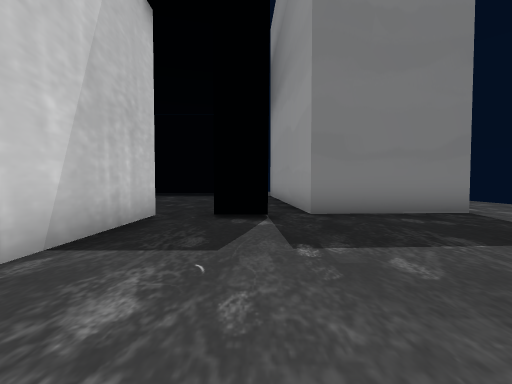
View 1 (above)

18 first-person views from a walk through a Unity game level. The camera is 1.3 m above the floor, tilts 2° down and sees 90° across. The floor is counted in squares, 2 m on a side. Each view is taken from the middle of a square. On the plan, view 1 faces up. The plan holds only what a view shows up to about 9 squares ahead; the rest is blank. The place goes on beyond the plan. The player is left out. Some animated figures are not drawn. Some surface patterns are stand-ins.

View 2
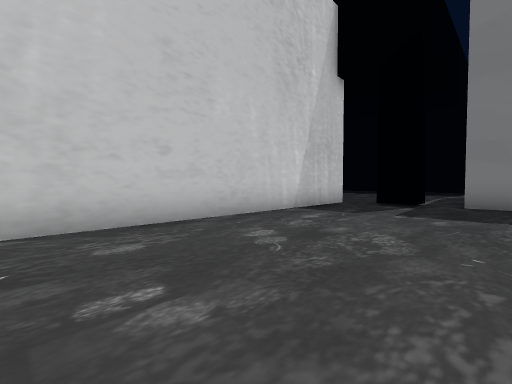

View 3
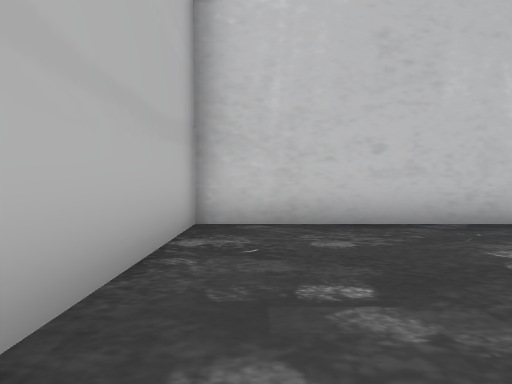

View 4
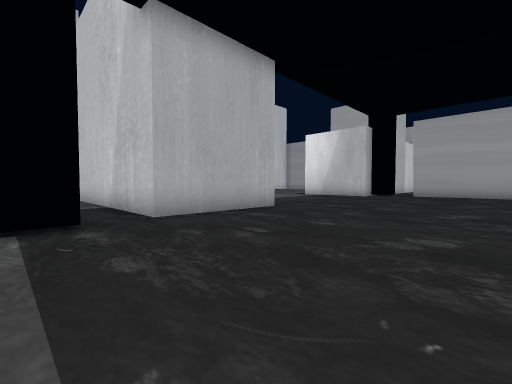

View 5
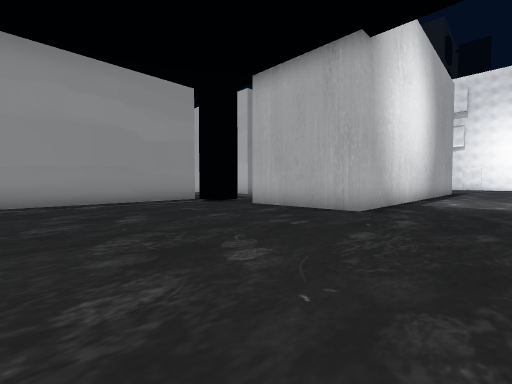

View 6
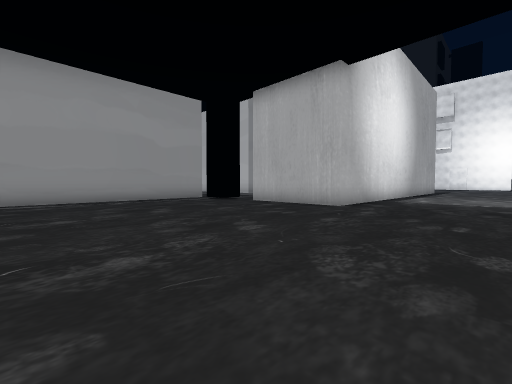

View 7
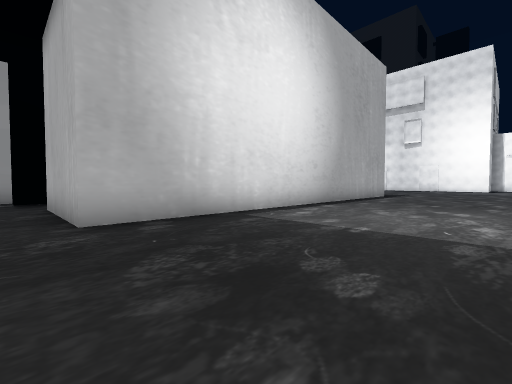

View 8
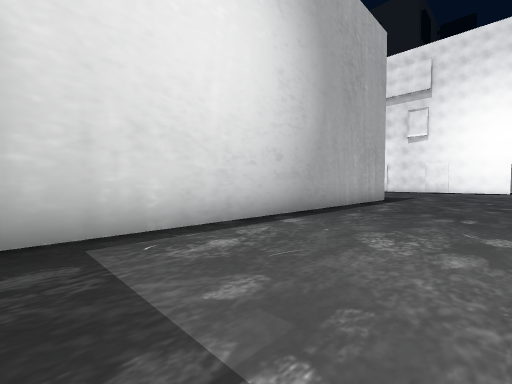

View 9
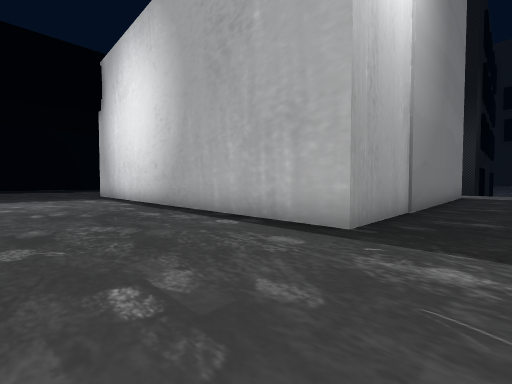

View 10
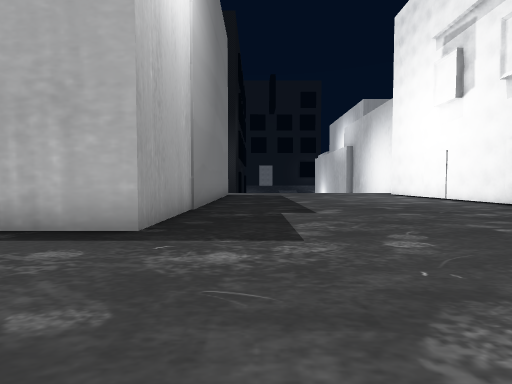

View 11
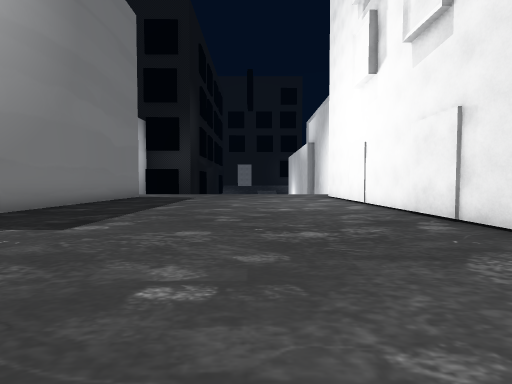

View 12
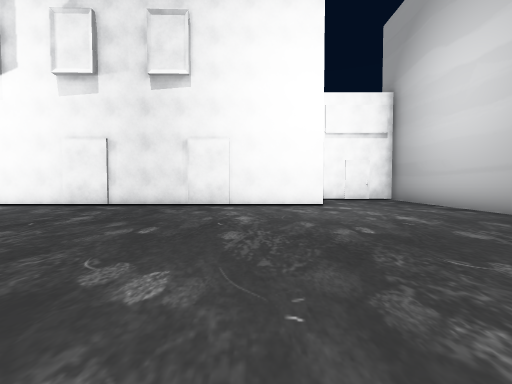

View 13
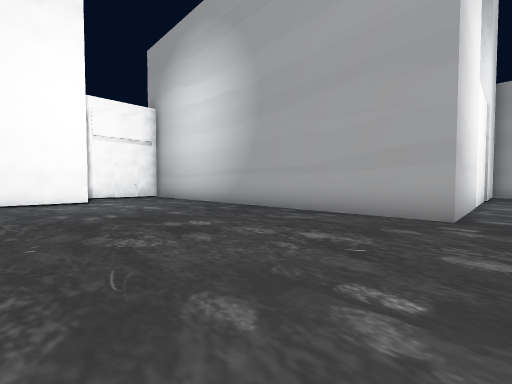

View 14
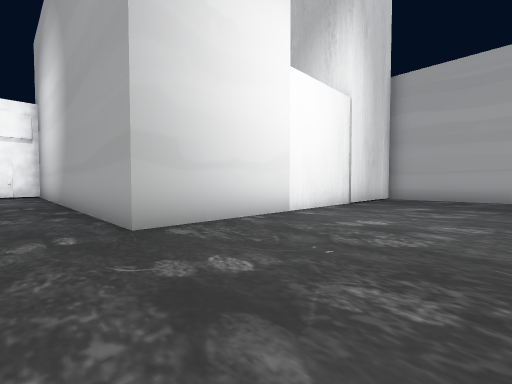

View 15
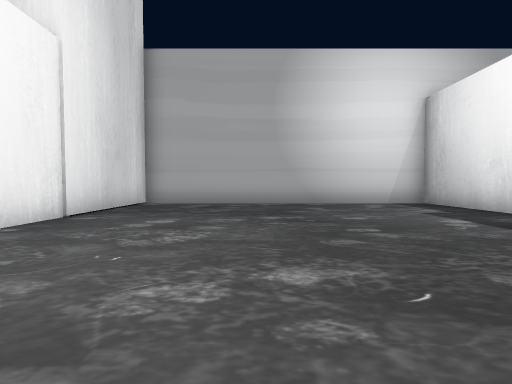

View 16
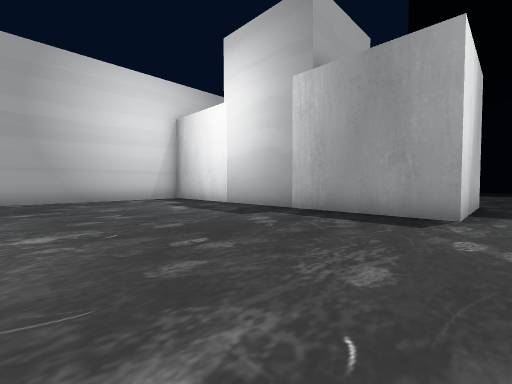

View 17
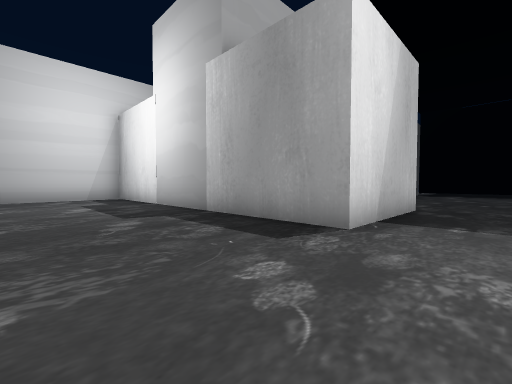

View 18
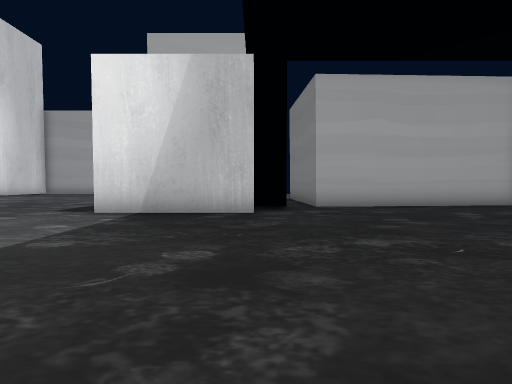

### Floor plan
Points are (right, up) in squares from view 1. A wall is a line through its corners. A room is listed if a view was taken in it or the views show most of it. See-through windows are left out.
Room 1 (views 1, 2, 3)
walls: (2.6, 5.5) (1.1, 5.4); (-2, 5.2) (-2, -4) (1.1, -4)
ways out: opening at (-1, 5) to room 2
Room 2 (views 4, 5, 6, 7, 8, 9, 10, 11, 12, 13, 14, 15, 16, 17, 18)
walls: (-12.6, 5) (-12.6, 1.5) (-22.3, 1.5) (-22.3, -7.7) (-12.3, -7.7) (-12.3, -17.5); (2.2, -7.4) (-5.6, -7.4) (-5.6, 5.2) (-2, 5.2); (1.1, 5.4) (0.8, 12.1); (-9, -16.4) (2, -16.4); (-14.4, 12.5) (-14, 6.7)
ways out: opening at (-1, 5) to room 1; opening at (-14, 6)

Positions as (right, up) in squares from view 1, and headings:
1: (0, 0), facing up
2: (2, -3), facing up-left
3: (2, -3), facing left
4: (0, 10), facing down-left
5: (-8, 11), facing down-right
6: (-9, 12), facing down-right
7: (-10, 6), facing down-right
8: (-9, 3), facing down-right
9: (-9, -9), facing up-right
10: (-9, -9), facing right
11: (-7, -13), facing right
12: (-7, -9), facing down
13: (-7, -7), facing down-left
14: (-11, -4), facing down-left
15: (-14, -4), facing left
16: (-12, -4), facing up-left
17: (-11, -2), facing up-left
18: (-7, 5), facing left
